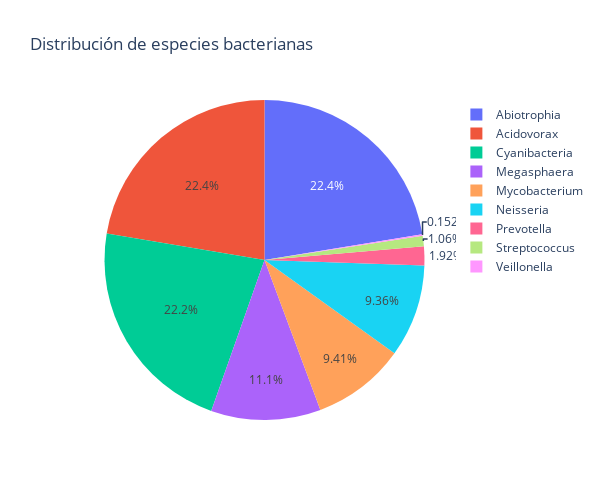

Notebook source saved alongside this figure:
### Markdown cell above
En esta parte se hace un grafico de torta con la distribucion de todas las especies bacterianas dentro del dataframe sin modificar

Translation:
In this part, a pie chart is created showing the distribution of all bacterial species within the unmodified dataframe.

### Code cell
datosraw = df_raw
bact = datosraw['Class'].unique()
conteoBac = datosraw['Class'].value_counts()

# Crear DataFrame con los datos modificados
df_modificado = pd.DataFrame({'Specie': bact, 'Count': conteoBac})

# Crear gráfico de torta utilizando plotly
fig = px.pie(df_modificado, values='Count', names='Specie', title='Distribución de especies bacterianas')
fig.update_layout(width = 600, height = 500)
fig.write_image(os.path.join(carpeta_graficos, 'distribucion_species.png'), 
                width=800, height=600, scale=2)
fig.show()

### Figure 1 — Plotly figure (JSON) as saved in the notebook; plotly's stock layout.template omitted (floating-point values rounded to 4 significant figures)
{"data": [{"domain": {"x": [0, 1], "y": [0, 1]}, "hovertemplate": "Specie=%{label}<br>Count=%{value}<extra></extra>", "labels": ["Abiotrophia", "Acidovorax", "Cyanibacteria", "Megasphaera", "Mycobacterium", "Neisseria", "Prevotella", "Streptococcus", "Veillonella"], "legendgroup": "", "name": "", "showlegend": true, "type": "pie", "values": [9999, 9969, 9921, 4942, 4195, 4175, 857, 471, 68]}], "layout": {"height": 500, "legend": {"tracegroupgap": 0}, "title": {"text": "Distribución de especies bacterianas"}, "width": 600}}
